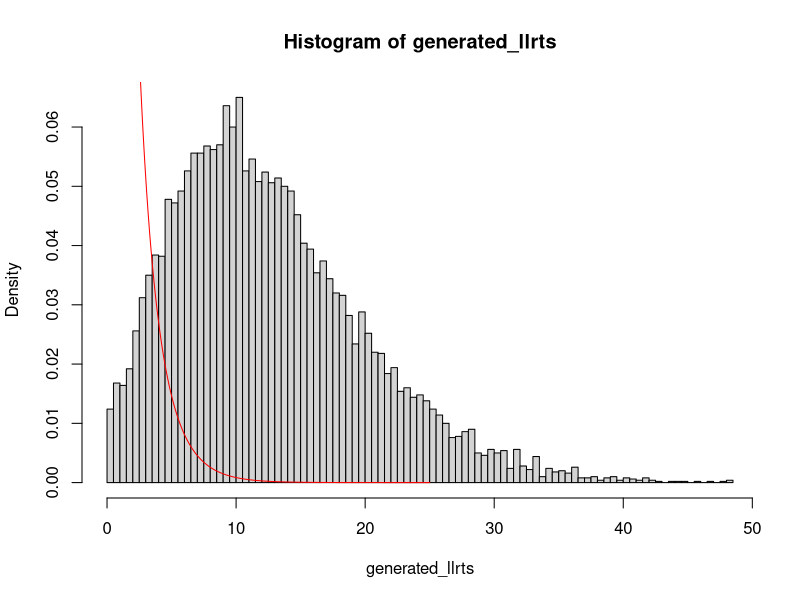

Reproduce this figure in R.
ll_function <- function(obs_x,obs_y,beta_0,beta_1) {
  an <- function(x,y){
    lambdas<- beta_0+beta_1*x
    #print(temp-exp(temp))
    return(lambdas*y-exp(lambdas))
  }
  #print(beta_0)
  #print(beta_1)
  aa <- sum(mapply(an,obs_x,obs_y))-log(prod(sapply(obs_y,factorial)))
  #print(aa)
  return(aa)
}

loglrt<- function(){
  beta_0 <- 3
  beta_1 <- -1.5
  obs_x <- c(0.762 ,1.213 ,1.687 ,1.684 ,1.653 ,1.381 ,0.573 ,1.008 ,1.356, 1.230)
  obs_y <- sapply(exp(beta_1 * obs_x+beta_0),FUN = rpois,n=1)
  #print(obs_y)
  
  result = optim(
    par = c(-1,2),
    fn = function(parameters){-ll_function(obs_x,obs_y, parameters[1], parameters[2])},
    method = "BFGS"
  )
  
  optim_intercept = result$par[1]
  optim_slope = result$par[2]
  
  fixed_beta_1 <- 0
  result_under_theta0 <-  optim(
    par = c(-1),
    fn = function(parameters){-ll_function(obs_x,obs_y,parameters[1],fixed_beta_1)},
    method = "BFGS"
  )
  loglrt_theta <- ll_function(obs_x,obs_y,optim_intercept,optim_slope)
  loglrt_theta0 <- ll_function(obs_x,obs_y,result_under_theta0$par[1],fixed_beta_1)
  xx <- -2*(loglrt_theta0-loglrt_theta)
}
#obs_x <- c(obs_x,obs_x,obs_x,obs_x)
N <- 1e4

generated_llrts <- vector(mode = "double",N)
for (i in 1:N){
  #print(i)
  generated_llrts[i] <- loglrt() 
}

hist(generated_llrts,freq = FALSE,nclass = 100,)
ps <- seq(0,25,0.01)
lines(ps,dchisq(x = ps,df = 1),col='red')
